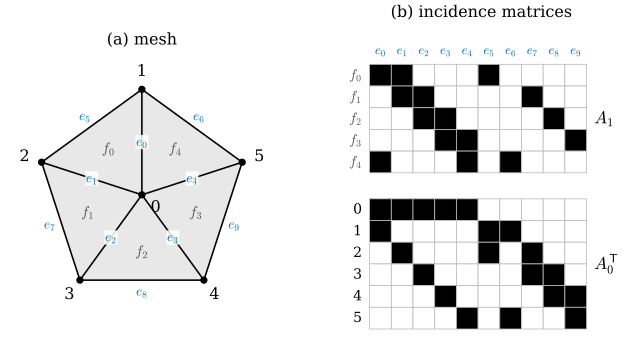

This figure's Python source:
"""Figure 33.5.1: one small mesh and its incidence matrices (Section 33.5).

The mesh: vertex 0 at the origin and vertices 1..5 on the unit circle (angles 90 + 72 (k - 1) degrees), triangles
f_t = (0, t+1, t+2) for t = 0..4 with 5 + 1 -> 1 (a closed fan). Edges are numbered in the lexicographic order of
dgdec.edge_list (e_0 = 01, ..., e_9 = 45).
(a) the mesh with vertex numbers (black), edge numbers (blue) and triangle numbers (gray).
(b) A_1 (5 x 10, triangles x edges) above A_0^T (6 x 10, vertices x edges), sharing the edge columns; a filled
    cell is a 1.
Self-check: row sums of A_0 are 2, row sums of A_1 are 3, column sums of A_1 are 2 for the five spokes and 1 for the
five rim edges, and A_0^T A_0 = D + W (Proposition 33.5.3).

Run from the project root:
``PYTHONPATH=tools python3 chapters/33-combinatorial-surfaces/figures/fig-33-5-1-incidence.py``
"""

import dgdec as dd

import dgfig  # noqa: E402

dgfig.setup()

import matplotlib.pyplot as plt  # noqa: E402
import numpy as np  # noqa: E402
from matplotlib.patches import Polygon, Rectangle  # noqa: E402

C = dgfig.COLORS
ang = np.deg2rad(90 + 72 * np.arange(5))
X = np.vstack([[0, 0], np.c_[np.cos(ang), np.sin(ang)]])
F = np.array([(0, 1 + t, 1 + (t + 1) % 5) for t in range(5)])
E, index = dd.edge_list(F)
A0 = np.abs(dd.d0(F)).astype(int)
A1 = np.abs(dd.d1(F)).astype(int)
assert (A0.sum(1) == 2).all() and (A1.sum(1) == 3).all()
assert sorted(A1.sum(0).tolist()) == [1] * 5 + [2] * 5
W = np.zeros((6, 6), int)
for a, b in E:
    W[a, b] = W[b, a] = 1
assert np.array_equal(A0.T @ A0, np.diag(A0.sum(0)) + W)

fig = plt.figure(figsize=(6.8, 3.6))
axa = fig.add_axes([0.0, 0.02, 0.42, 0.86])
axb = fig.add_axes([0.47, 0.02, 0.52, 0.86])

# ---------------------------------------------------------------- (a) the mesh with numbers
for t, f in enumerate(F):
    axa.add_patch(Polygon(X[f], closed=True, facecolor="#E8E8E8", edgecolor="none", zorder=0))
    axa.text(*X[f].mean(0), rf"$f_{t}$", fontsize=11, color="#555555", ha="center", va="center")
for e, (a, b) in enumerate(E):
    axa.plot(*X[[a, b]].T, color="black", lw=1.2, zorder=1)
    m = (X[a] + X[b]) / 2
    off = 0.11 * (m / np.linalg.norm(m)) if np.linalg.norm(m) > 0.6 else np.array([0.0, 0.0])
    axa.text(*(m + off), rf"$e_{e}$", fontsize=10, color=C["tangent"], ha="center", va="center", zorder=3,
             bbox=dict(boxstyle="round,pad=0.05", fc="white", ec="none", alpha=0.85))
for v in range(6):
    axa.plot(*X[v], "o", color="black", ms=4.5, zorder=4)
    q = X[v] * 1.17 if v else np.array([0.13, -0.12])
    axa.text(*q, str(v), fontsize=12, ha="center", va="center", zorder=5)
axa.set_title("(a) mesh", fontsize=12)
dgfig.schematic_axes(axa, xlim=(-1.3, 1.3), ylim=(-1.2, 1.35))

# ---------------------------------------------------------------- (b) A1 over A0^T, sharing the edge columns
gap = 1.2
M = [(A1, "f"), (A0.T, "")]
y0 = 0.0
for k, (Mat, rl) in enumerate(M):
    nr, nc = Mat.shape
    for r in range(nr):
        for c in range(nc):
            axb.add_patch(Rectangle((c, -(y0 + r) - 1), 1, 1, facecolor="black" if Mat[r, c] else "white",
                                    edgecolor="#BBBBBB", lw=0.6))
        axb.text(-0.35, -(y0 + r) - 0.5, rf"$f_{r}$" if rl else str(r), ha="right", va="center", fontsize=10.5,
                 color="#555555" if rl else "black")
    axb.text(nc + 0.35, -(y0 + nr / 2), r"$A_1$" if k == 0 else r"$A_0^{\mathsf{T}}$", fontsize=13,
             ha="left", va="center")
    y0 += nr + gap
for c in range(len(E)):
    axb.text(c + 0.5, 0.35, rf"$e_{c}$", ha="center", va="bottom", fontsize=9.5, color=C["tangent"], rotation=0)
axb.set_title("(b) incidence matrices", fontsize=12, pad=16)
dgfig.schematic_axes(axb, xlim=(-1.3, len(E) + 1.6), ylim=(-y0 + gap - 0.3, 1.2))
dgfig.save(fig, __file__)
